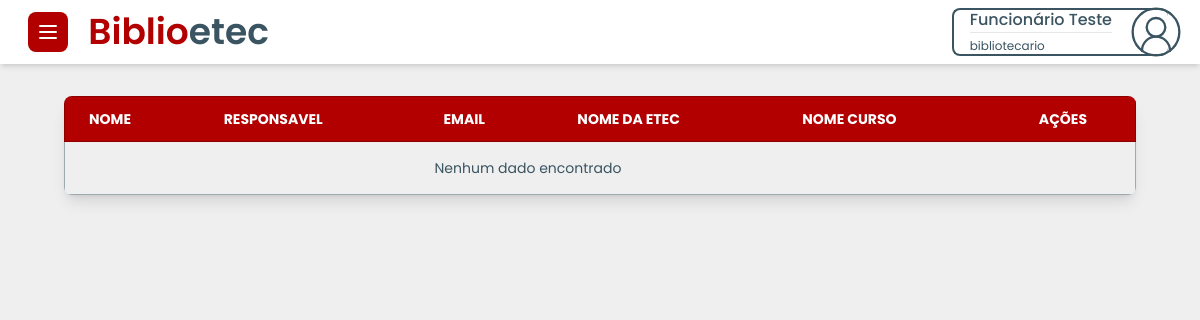
The page /Users/pageUser/pageGlobal/list/listaalunoNew.php (signed in) on the database as committed earlier.
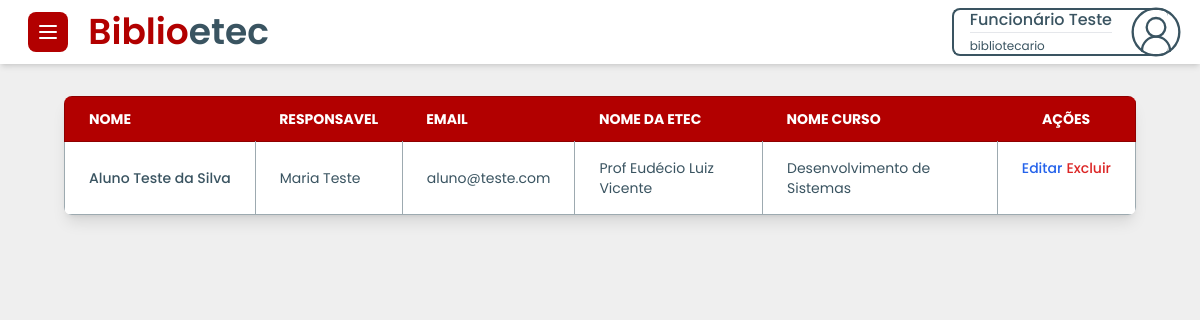
The same page on the database as committed later.
### tables this page shows
CREATE TABLE `tbalunos` (
  `codigo` int(11) NOT NULL,
  `nome` text NOT NULL,
  `data_nascimento` date NOT NULL,
  `endereco` text NOT NULL,
  `cidade` text NOT NULL,
  `estado` char(2) NOT NULL,
  `cpf` char(11) NOT NULL,
  `ra_aluno` text NOT NULL,
  `celular` text NOT NULL,
  `periodo` text NOT NULL,
  `situacao` text NOT NULL,
  `responsavel` text NOT NULL,
  `nome_escola` text NOT NULL,
  `nome_curso` text NOT NULL,
  `email` text DEFAULT NULL,
  `tipo_ensino` varchar(50) DEFAULT NULL,
  `password` varchar(255) NOT NULL,
  `acesso` text NOT NULL,
  `cadastrado_por` varchar(50) DEFAULT NULL,
  `data_cdadastro` datetime DEFAULT NULL,
  `codigo_autenticacao` varchar(8) DEFAULT NULL,
  `chave_recuperar_senha` varchar(220) DEFAULT NULL,
  `data_codigo_autenticacao` datetime DEFAULT NULL,
  `status` tinyint(4) DEFAULT NULL
);

### Users/pageUser/pageGlobal/list/listaalunoNew.php (the view, shortened to what this page needs)
<?php
 include("../../../../conexao/conexao.php");
?>
<!DOCTYPE html>
<html lang="pt-br">
<head>
    <script src="https://cdn.tailwindcss.com"></script>
    <link href="https://cdn.jsdelivr.net/npm/flowbite@2.5.1/dist/flowbite.min.css" rel="stylesheet" />
    <link rel="stylesheet" href="../../../UserCss/defaults.css">
</head>
<body>
    <nav class="flex justify-between items-center py-2 px-4 bg-white shadow-md">
        <div id="nav-left-side">
            <button data-drawer-target="default-sidebar" data-drawer-toggle="default-sidebar" aria-controls="default-sidebar" type="button" class="inline-flex items-center p-2 ms-3 bg-[var(--primary)] text-sm text-white rounded-lg hover:bg-[var(--primary-emphasis)] focus:outline-none focus:ring-2 focus:ring-gray-200 dark:text-white dark:hover:bg-[var(--primary-emphasis)]">
            </button>
            <a href="#" class="text-4xl mx-4 text-primary font-semibold hidden md:inline" tabindex="-1">Biblio<span class="text-secondary">etec</span></a>
        </div>
        <button id="dropdown-perfil" data-dropdown-toggle="dropdown" class="flex justify-between items-center max-h-12 pl-4 mr-4 bg-white border-2 border-solid border-[var(--secondary)] border-r-0 rounded-lg text-[var(--secondary)] text-left flex-nowrap text-nowrap" type="button">
            <div>
             <span class="text-[var(--secondary)] font-medium"><?php echo $_SESSION['nome']; ?></span>
                <hr>
                <span class="text-xs text-[var(--secondary)]"><?php echo $_SESSION['acesso']; ?></span>
            </div>
        </button>
    </nav>
    <main class="mx-1 sm:mx-16 my-8">
        <div class="relative overflow-x-auto shadow-lg rounded-lg">
            <table class="min-w-full text-sm text-left rtl:text-right text-[var(--secondary)]">
                <thead class="text-sm text-white uppercase bg-[var(--primary)] border border-[var(--primary-emphasis)]">
                    <tr class="">
                        <th scope="col" class="px-6 py-3">Nome</th>
                        <th scope="col" class="px-6 py-3">responsavel</th>
                        <th scope="col" class="px-6 py-3">Email</th>
                        <th scope="col" class="px-6 py-3">Nome da Etec</th>
                        <th scope="col" class="px-6 py-3">Nome Curso</th>
                        <th scope="col" class="px-6 py-3 text-center">Ações</th>
                    </tr>
                </thead>
                <tbody class="border border-[var(--grey)]">
                <?php
                    $sql = "SELECT codigo, nome, email, nome_escola, responsavel, nome_curso FROM tbalunos";
                    $result = mysqli_query($conn, $sql);
                    if (mysqli_num_rows($result) > 0) {
                        while($row = mysqli_fetch_assoc($result)) {
                            echo '
                            <tr class="odd:bg-white even:bg-[var(--off-white)] border-b border-[var(--grey)]">
                                <th scope="row" class="px-6 py-4 font-medium text-[var(--secondary)] whitespace-nowrap border-r border-[var(--grey)]">
                                    ' . htmlspecialchars($row["nome"]) . '
                                </th>
                                <td class="px-6 py-4 border-r border-[var(--grey)]">' . htmlspecialchars($row["responsavel"]) . '</td>
                                <td class="px-6 py-4 border-r border-[var(--grey)]">' . htmlspecialchars($row["email"]) . '</td>
                                <td class="px-6 py-4 border-r border-[var(--grey)]">' . htmlspecialchars($row["nome_escola"]) . '</td>
                                    <td class="px-6 py-4 border-r border-[var(--grey)]">' . htmlspecialchars($row["nome_curso"]) . ' </td>
                                <td class="flex justify-between md:justify-evenly gap-1 px-6 py-4">
                                    <a href="../editar/editarAluno.php ?codigo=' . urlencode($row["codigo"]) . '" class="font-medium text-blue-600 hover:underline">Editar</a>
                                    <form id="form-excluir" action="../excluir/excluiralunos.php" method="POST"><input value=' . urlencode($row["codigo"]) . ' readonly name="codigo" class="hidden"/> <button type="submit" class="font-medium text-red-600 hover:underline">Excluir</button></form>
                                </td>
                            </tr>';
                        }
                    } else {
                        echo '<tr><td colspan="5" class="text-center px-6 py-4">Nenhum dado encontrado</td></tr>';
                    }
                ?>
                </tbody>
            </table>
        </div>
    </main>
</body>
</html>

Rows that differ between the two databases and show on the page:
added tbalunos: nome "Aluno Teste da Silva", responsavel "Maria Teste", email "aluno@teste.com", nome_escola "Prof Eudécio Luiz Vicente", nome_curso "Desenvolvimento de Sistemas"
Other text that changed with them:
text no longer shown: "Nenhum dado encontrado"
